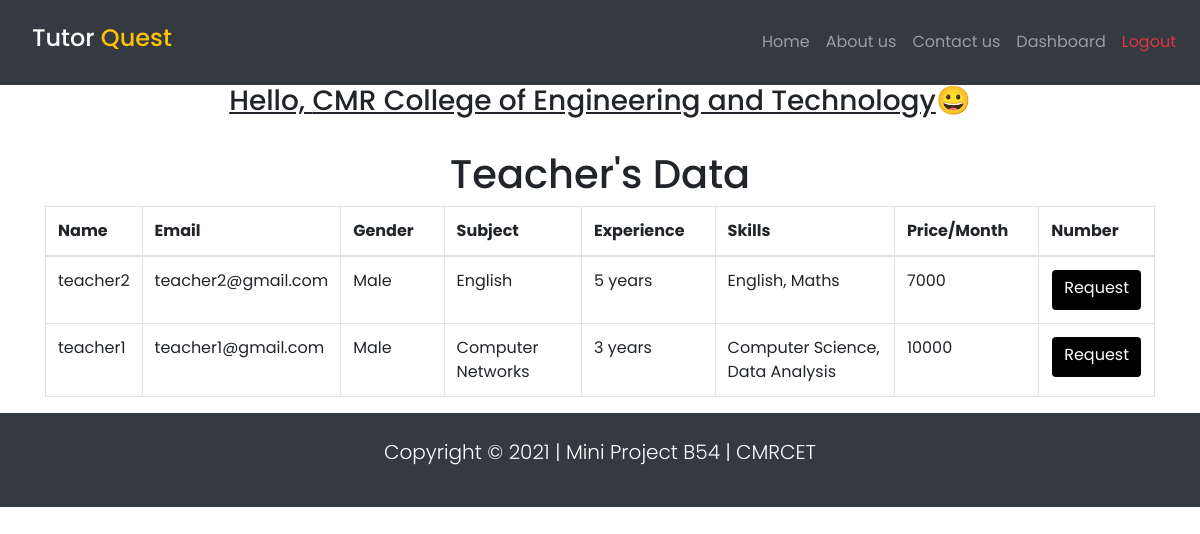
The page /pages/home/organisationHome.php (signed in) on the database its author committed.
### tables this page shows
CREATE TABLE `teacher_data` (
  `id` int(11) NOT NULL,
  `name` varchar(30) NOT NULL,
  `uname` varchar(30) NOT NULL,
  `email` varchar(30) NOT NULL,
  `gender` tinyint(1) NOT NULL,
  `password` varchar(30) NOT NULL,
  `subject` text NOT NULL,
  `experience` text NOT NULL,
  `skills` text NOT NULL,
  `price` varchar(30) NOT NULL,
  `priceOrg` varchar(30) NOT NULL,
  `number` varchar(20) NOT NULL,
  `aadhar_no` varchar(12) NOT NULL,
  `role` varchar(10) NOT NULL,
  `status` int(11) NOT NULL,
  `reason` text,
  `rating` int(11) NOT NULL DEFAULT '0',
  `norating` int(11) NOT NULL DEFAULT '0'
);

### pages/home/organisationHome.php (the view, shortened to what this page needs)
<?php
include "../../db_connection.php";
if (isset($_SESSION['id']) && isset($_SESSION['uname']) && $_SESSION['Accstatus'] === '1') {
 ?>
 <!DOCTYPE html>
<html lang="en">
<head>
	<?php $base="Organisation Home";include "head.php"; ?>
</head>
<body>
<header>
	<?php $base='organisation'; include "header.php";  ?>
</header>
	<div class="container">
          <div class="row justify-content-center">
               <h3><u>Hello, <?php echo ucfirst($_SESSION['name']); ?></u>&#128512</h3>
          </div>
		  <div class="row justify-content-center">
               <h1>Teacher's Data</h1>
          </div>
    </div>
	<div class="container ">
		<div class="row justify-content-center">
			<div class="col-md-12 table-responsive-sm ">
				<table class="table table-bordered"  data-sorting="true">
					<thead>
						<tr>
							<th >Name</th>
                            <th >Email</th>
                            <th >Gender</th>
							<th>Subject</th>
							<th>Experience</th>
							<th>Skills</th>
							<th>Price/Month</th>
							<th>Number</th>
						</tr>
					</thead>
					<tbody>
						<?php
						$sql=" SELECT * FROM teacher_data WHERE status=1 ";
						$result = mysqli_query($conn, $sql);
						while($row=$result->fetch_assoc()){
							 ?>
							<tr>
								<td> <?= $row['name']; ?></td>
                                <td> <?= $row['email']; ?></td>
                                <td> <?php if($row['gender']==="1"){ echo "Male";}else{ echo "Female";} ?></td>
								<td> <?= $row['subject']; ?></td>
								<td> <?= $row['experience']; ?></td>
								<td> <?= $row['skills']; ?></td>
								<td> <?= $row['priceOrg']; ?></td>
								<?php
								$organisation_id=$_SESSION['id'];
								$teacher_id=$row['id'];
								$sql_req="SELECT * FROM organisation_req where organisation_id=$organisation_id and teacher_id=$teacher_id ";
									$result_req = mysqli_query($conn, $sql_req);
									$row_req=$result_req->fetch_assoc();
									if($row_req['status']=== 'Approved'){ ?>
										<td> <?= $row['number']; ?></td>
									<?php }else if($row_req['status']=== 'Rejected'){ ?>
										<td class="text-danger"> <?= $row_req['status']; ?></td>
									<?php }else if($row_req['status']=== 'Requested'){ ?>
										<td class="text-success"> <?= $row_req['status']; ?></td>
									<?php } else { ?>
										<td>
												<a href="organisationHomeRequest.php?status=<?= $row['id']; ?>" class="btn btn1" title="Request" >Request</a>
										</td>
									<?php } ?>
							</tr>
						<?php } ?>
					</tbody>
				</table>
			</div>
		</div>
	</div>
<?php include "footer.php"; ?>
</body>
</html>
<?php
}else if($_SESSION['Accstatus'] === '2'){
	header("Location: organisation_upload/organisation_upload_doc.php");
}else if($_SESSION['Accstatus'] === '4'){
	header("Location: org_otp/orgOtp.php");
}else{
     header("Location: ../../index.php");
     exit();
}
 ?>

### pages/home/head.php (shortened to what this page needs)
<link rel="stylesheet" type="text/css" href="../../assets/bootstrap/css/bootstrap.min.css">
<link rel="stylesheet" href="../../style.css" />
<link rel="stylesheet" type="text/css" href="../../assets/styles/styles.css">
<link rel="stylesheet" href="../../assets/styles/form.css" />
	<link rel="stylesheet" type="text/css" href="../../assests/footable_plugin/css/footable.bootstrap.css">

### pages/home/header.php (shortened to what this page needs)
<nav class="navbar navbar-expand-sm bg-dark navbar-dark py-3 fixed-top">
	<a class="nav-link text-white" href="#"><h4>Tutor <span class="text-warning">Quest</span></h4></a>
  <div class="collapse navbar-collapse justify-content-end" id="collapsibleNavbar">
    <ul class="navbar-nav  >
      <li class="nav-item">
        <a class="nav-link " href="../../index.php">Home</a>
      <li class="nav-item">
        <a class="nav-link" href="../../index.php#aboutus">About us</a>
      </li>
      <li class="nav-item">
        <a class="nav-link "href="../../index.php#contactus">Contact us</a>
      </li>
      <?php
			if (isset($_SESSION['id']) && isset($_SESSION['uname']) && isset($_SESSION['role'])) {
				?>
				<?php if($_SESSION['role']=== 'student'){ ?>
				 <li class="nav-item">
					<a class="nav-link text-sucess <?php if($base=="studentHome"){ echo "active";} ?>" href="studentHome.php">Dashboard</a>
				</li>
				<?php }else if($_SESSION['role']=== 'teacher'){ ?>
				 <li class="nav-item">
					<a class="nav-link text-sucess <?php if($base=="teacherHome"){ echo "active";} ?>" href="teacherHome.php">Dashboard</a>
				</li>
				<?php }else if($_SESSION['role']=== 'organisation'){ ?>
				 <li class="nav-item">
					<a class="nav-link text-sucess <?php if($base=="organisationHome"){ echo "active";} ?>" href="organisationHome.php">Dashboard</a>
				</li>
				<?php } ?>
				<li class="nav-item">
					<a class="nav-link text-danger" href="../../logout.php">Logout</a>
				</li>
      <?php } ?>
    </ul>
  </div>
	</nav>

### pages/home/footer.php
<footer class="p-4 bg-dark text-white text-center position-relative">
      <div class="container">
        <p class="lead">Copyright &copy; 2021 | Mini Project B54 | CMRCET</p>
      </div>
</footer>

### style.css (style rules this page uses)
body::before { display: block; content: ''; height: 60px; }

### assets/styles/styles.css (style rules this page uses)
* { font-family: Poppins; box-sizing: border-box; }
.btn1 { border: none; outline:none; background-color:black; color:white; border-radius:4px; padding-bottom:10px; }

### assets/styles/form.css (style rules this page uses)
.btn1 { border: none; outline:none; height:40px; background-color:black; color:white; border-radius:4px; margin: 1px; }

### rows shown on the page
teacher_data: name "teacher2", email "teacher2@gmail.com", gender "Male", subject "English", experience "5 years", skills "English, Maths", priceOrg "7000"
teacher_data: name "teacher1", email "teacher1@gmail.com", gender "Male", subject "Computer Networks", experience "3 years", skills "Computer Science, Data Analysis", priceOrg "10000"

### other values the page prints
$_SESSION['name'] "CMR College of Engineering and Technology"
